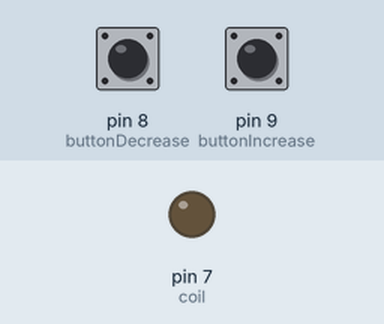
A sketch run on a simulated Arduino Uno, built with avr-gcc and run on an emulated ATmega328P. Shown: output pins drawn as LEDs (lit = HIGH). Inputs (shaded band) come from the test bench; at power-on: pin 9 (buttonIncrease) HIGH, pin 8 (buttonDecrease) HIGH. Pins used as bus, display or sensor lines are not drawn.

Above: at 1.2 s.
1.3 s: pin 9 (buttonIncrease) pulled LOW for 0.15 s
At 1.7 s:
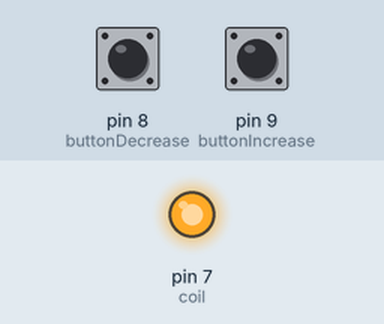
2.9 s: pin 8 (buttonDecrease) pulled LOW for 0.15 s
At 4.1 s:
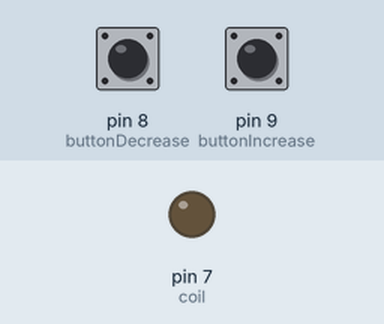
4.5 s: pin 9 (buttonIncrease) pulled LOW for 1 s
At 5.3 s:
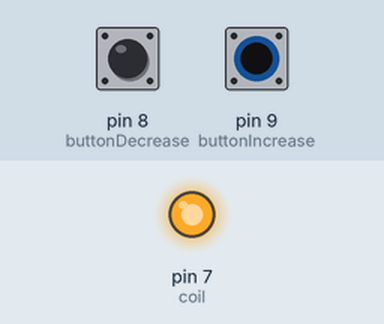
Timing chart, 0 to 7.5 s (numbered marks = the images above; inputs shaded):
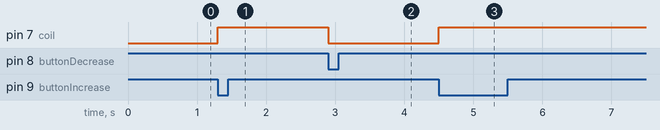

Measured:
- after the input at 1.3 s, pin 7 (coil): LOW → HIGH at once
- after the input at 2.9 s, pin 7 (coil): HIGH → LOW at once
- after the input at 4.5 s, pin 7 (coil): LOW → HIGH at once

The sketch:

VolumeController.ino
```cpp
// (licence header left out)
/********************Device Inctrduction**********************
   The MCP42100 has dual potentiometer x (x=0,1).
     Ax - Potenriometer terminal Ax
     Wx - Potenriometer Wiper
     Bx - Potenriometer terminal Bx

     SI - Serial Data Input
     SCK - Serial Clock
     CS - Chip Select

     The MCP42100 is SPI-compatible,and two bytes should be sent to control it.
     The first byte specifies the potentiometer (POT0: 0x11, POT1: 0x12, both: 0x13).
     The second byte specifies resistance value for the pot (0 - 255).
 ************************************************************/

/***********************Circuit Connections*******************
     Digital Pot | Arduino UNO R3
         CS      |    D10 (SS)
         SI      |    D11 (MOSI)
         CLK     |    D13 (SCK)
         VCC     |      VCC
         GND     |      GND
 ************************************************************/

/***********************Resistances Calculation**************
   Rwa(Dn) =Rab*(256 - Dn) / 256 + Rw
   Rwb(Dn) =Rab*Dn / 256 + Rw

   Rwa - resistance between Terminal A and wiper W
   Rwb - resistance between Terminal B and wiper W
   Rab - overall resistance for the pot （=100KΩ, typical）
   Rw - wiper resistance （=125Ω,typical; =175Ω max）
   Dn - 8-bit value in data register for pot number n （= 0 - 255）
 ************************************************************/

/***********************Notice********************************
   1.Resistor terminals A, B and W have no restrictions on
     polarity with respect to each other.
   2.Current through terminals A, B and W should not excceed ±1mA.
   3.Voltages on terminals A, B and W should be within 0 - VCC.
************************************************************/

#include <SPI.h>

/***********************PIN Definitions*************************/
// set pin 4 as the slave select (SS) for the digital pot:
// for using the SD SPI interface of Gravity IO Expansion Shield for Arduino V7.1
//const int CS_PIN = 4;

// set pin 10 as the slave select (SS) for the digital pot
// for using Arduino UNO
const int CS_PIN = 10;

const int coil = 7;  //Digital
const int buttonIncrease = 9;  //Digital
const int buttonDecrease = 8;  //Digital

uint32_t debounceMillis = 500;

uint8_t outputLowerThreshold = 0;
uint8_t outputUpperThreshold = 250;

/***********************MCP42XXX Commands************************/
//potentiometer select byte
const int POT0_SEL = 0x11;
const int POT1_SEL = 0x12;
const int BOTH_POT_SEL = 0x13;

//shutdown the device to put it into power-saving mode.
//In this mode, terminal A is open-circuited and the B and W terminals are shorted together.
//send new command and value to exit shutdowm mode.
const int POT0_SHUTDOWN = 0x21;
const int POT1_SHUTDOWN = 0x22;
const int BOTH_POT_SHUTDOWN = 0x23;

/***********************Customized Varialbes**********************/
//resistance value byte (0 - 255)
//The wiper is reset to the mid-scale position upon power-up, i.e. POT0_Dn = POT1_Dn = 128
int POT0_Dn = 255;
int POT1_Dn = 255;
int BOTH_POT_Dn = 255;

uint8_t output = 250;

//Function Declaration
void DigitalPotTransfer(int cmd, int value);     //send the command and the resistance value through SPI

void setup()
{
  pinMode(coil, OUTPUT);
  pinMode(buttonIncrease, INPUT);
  pinMode(buttonDecrease, INPUT);
  pinMode(CS_PIN, OUTPUT);
  SPI.begin();     // initialize SPI:
  DigitalPotWrite(BOTH_POT_SHUTDOWN, BOTH_POT_Dn);
  DigitalPotWrite(POT1_SEL , output);
}

// 255 - 450ohm
// 225 - 10k
// Step: 10
// 0 - 25 - 50 - 75 - 100 - 125 - 150 - 175 - 200 - 225 - 250

void loop()
{
  // Increase Volume
  if((digitalRead(buttonIncrease) == 0)){
    if((output <= outputUpperThreshold) && (output > outputLowerThreshold)){
      output -= 25;
      if(output != outputUpperThreshold)
        digitalWrite(coil, HIGH);
      DigitalPotWrite(POT1_SEL , output);
      delay(debounceMillis);
    }
  }
  // Decrease Volume
  if(digitalRead(buttonDecrease) == 0){
    if((output < outputUpperThreshold) && (output >= outputLowerThreshold)){
      output += 25;
      DigitalPotWrite(POT1_SEL , output);
      if(output == outputUpperThreshold)
        digitalWrite(coil, LOW);
      delay(debounceMillis);
    }
  }
}

void DigitalPotWrite(int cmd, int val)
{
  // constrain input value within 0 - 255
  val = constrain(val, 0, 255);
  // set the CS pin to low to select the chip:
  digitalWrite(CS_PIN, LOW);
  // send the command and value via SPI:
  SPI.transfer(cmd);
  SPI.transfer(val);
  // Set the CS pin high to execute the command:
  digitalWrite(CS_PIN, HIGH);
}
```
